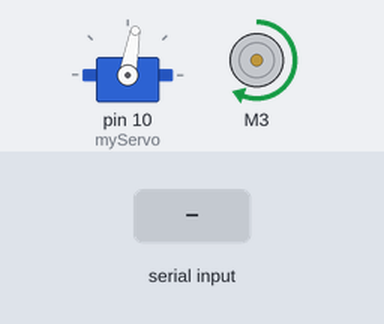
The sketch below on a simulated Arduino Uno, built with avr-gcc and run on an emulated ATmega328P. Shown: servo, DC motor (green arrow = forward, orange = backward, longer = faster). Inputs (shaded band) come from the test bench.

Above: at 1.2 s.
1.3 s: "s90\n" received over Serial
At 2.2 s:
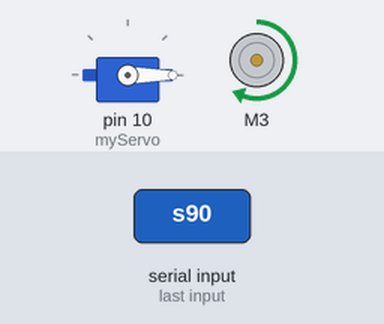
2.8 s: "s 45\n" received over Serial
At 3.4 s:
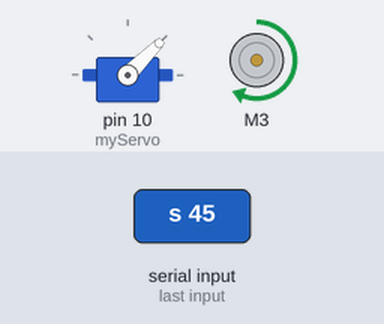
4.3 s: "d90\n" received over Serial
At 5.5 s:
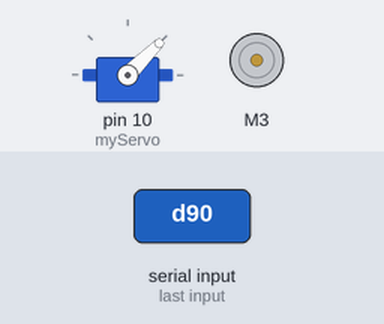
5.8 s: "d 45\n" received over Serial
At 6.8 s:
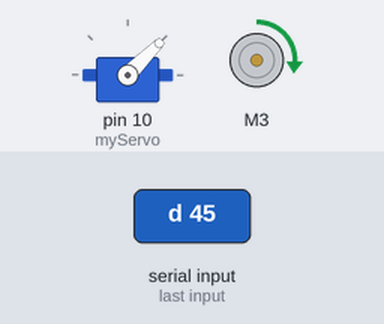
7.3 s: "s\n" received over Serial
At 8.0 s:
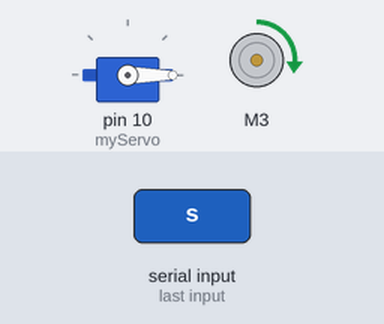
8.8 s: "d\n" received over Serial
At 9.1 s:
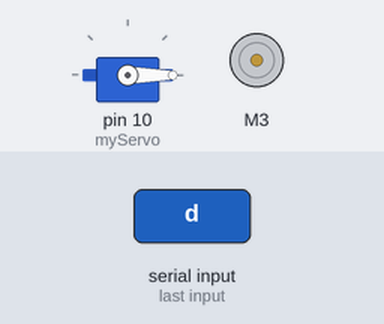
Timing chart, 0 to 11.3 s (numbered marks = the images above; inputs shaded):
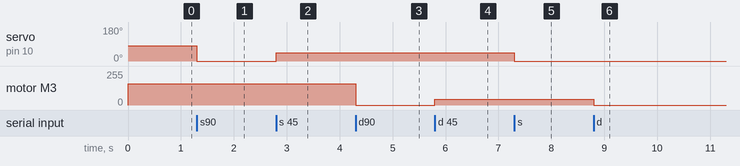

Measured:
- after the input at 1.3 s, servo on pin 10 (myServo): 80° → 0° at once
- after the input at 2.8 s, servo on pin 10 (myServo): 0° → 45° at once
- after the input at 4.3 s, motor M3: forward 160/255 → stopped at once
- after the input at 5.8 s, motor M3: stopped → forward 45/255 at once
- after the input at 7.3 s, servo on pin 10 (myServo): 45° → 0° at once
- after the input at 8.8 s, motor M3: forward 45/255 → stopped at once

The sketch:

arduino_subcar.ino
```cpp
#include <SoftwareSerial.h>
#include <AFMotor.h>
#include <Servo.h>

AF_DCMotor motor_1(3);
Servo myServo;

int target_servo=80;
int now_servo=80;
char Buffer[12];

int value = 0;
String cmd;

void setup() {
  myServo.attach(10);
  motor_1.setSpeed(160);
  motor_1.run(FORWARD);
  Serial.begin(115200);
}

void loop() {
  if (Serial.available() > 0) {
    Serial.readBytesUntil('\n', Buffer, sizeof(Buffer));
    String receiveString = String(Buffer);
    memset(Buffer, 0, sizeof(Buffer));
//    Serial.println(receiveString);

    int spaceIdx = receiveString.indexOf(' ');
    cmd = receiveString.substring(0, spaceIdx);
    value = receiveString.substring(spaceIdx+1).toInt();

    switch(cmd[0]){
      case 's':
        target_servo = value;
        break;
      case 'd':
        motor_1.run(FORWARD);
        motor_1.setSpeed(value);
        break;
      default:
        Serial.println(cmd[0]);
    }

   }
    if(now_servo > target_servo){
      now_servo = max(target_servo, now_servo-10);
    }
    else if(now_servo < target_servo){
      now_servo = min(target_servo, now_servo+10);
    }
    myServo.write(now_servo);
}
```
